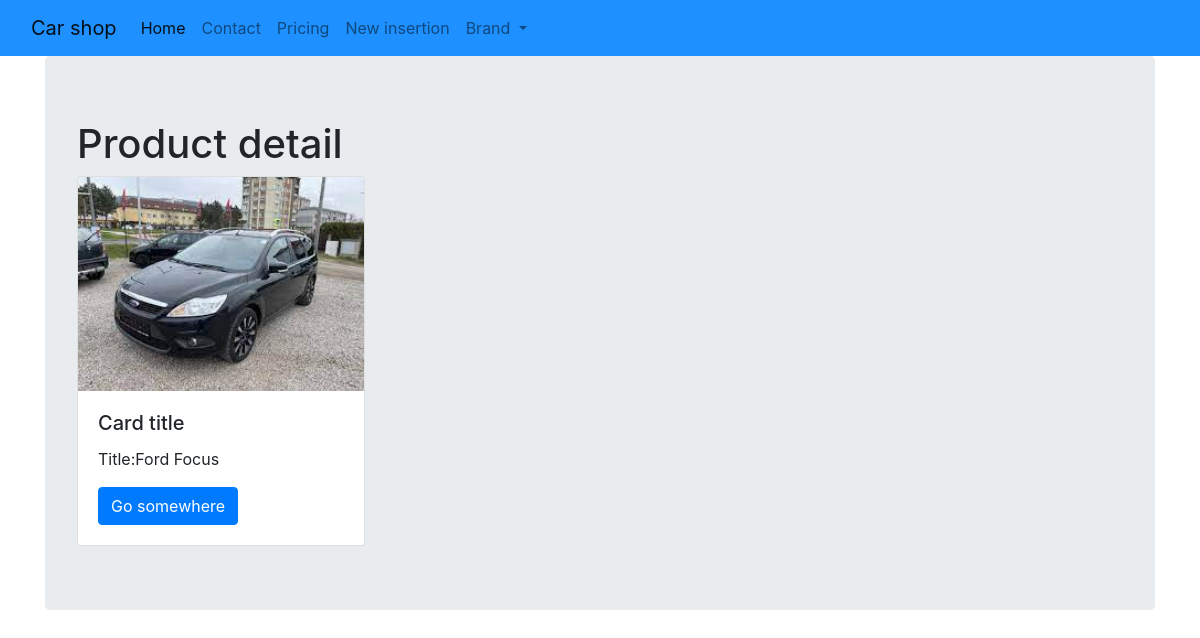
/1/, run on the app's committed database.
### viewer/models.py (models this page shows, shortened)
class Product(Model):
    title = CharField(max_length=128)
    produced = DateField()
    price = IntegerField()
    color = CharField(max_length=55)
    description = TextField()
    transmission = ForeignKey(Transmission, on_delete=DO_NOTHING)
    fuel = ForeignKey(Fuel, on_delete=DO_NOTHING)
    brand = ForeignKey(Brand, on_delete=DO_NOTHING)
    image = ImageField(upload_to='images/')

### viewer/views.py (the view)
# urls.py: path('<int:pk>/', ProductDetailView.as_view(), name='products_detail'),
class ProductDetailView(DetailView):
    model = Product
    template_name = 'productsdetail.html'
    def get_context_data(self, **kwargs):
        context = super().get_context_data(**kwargs)
        context['now'] = timezone.now()
        return context

### templates/productsdetail.html
{% extends "base.html" %}
{% load static %}
{% block content %}
    <h1>Product detail</h1>
        <div class="card" style="width: 18rem;">
            <img src="{{ product.image.url }}" class="card-img-top" alt="Tu ma byt obrazok">
                <div class="card-body">
                    <h5 class="card-title">Card title</h5>
                    <p class="card-text">Title:{{ product.title }}</p>
                    <a href="#" class="btn btn-primary">Go somewhere</a>
                </div>
        </div>
{% endblock %}

### data on the page
Product: image (picture), title "Ford Focus"
